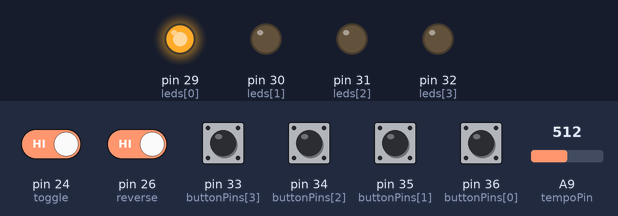
A sketch run on a simulated Teensy 4. Shown: output pins drawn as LEDs (lit = HIGH). Dashed ring = blinking. The test bench sets the inputs (shaded band); at power-on: pin 24 (toggle), pin 26 (reverse) HIGH, pin 33 (buttonPins[3]), pin 34 (buttonPins[2]), pin 35 (buttonPins[1]), pin 36 (buttonPins[0]) LOW, A9 (tempoPin) = 512.

Above: at 1.2 s.
1.3 s: pin 24 (toggle) driven LOW
At 1.7 s:
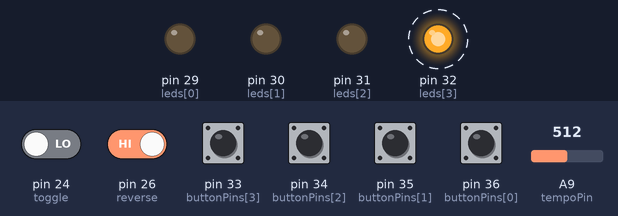
At 2.2 s:
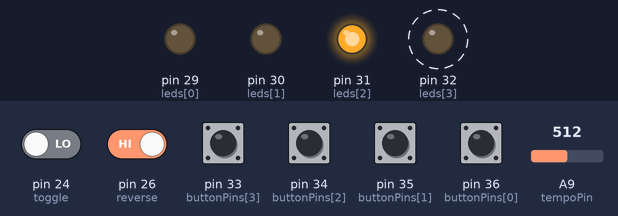
4.3 s: A9 (tempoPin) set to 0
At 4.6 s:
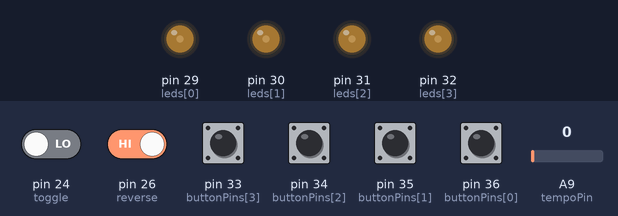
7.3 s: pin 34 (buttonPins[2]) pulled HIGH for 0.15 s
At 7.95 s:
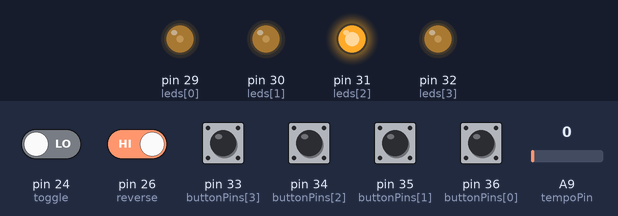
10.3 s: pin 26 (reverse) driven LOW
13.3 s: A9 (tempoPin) set to 122
16.3 s: pin 33 (buttonPins[3]) pulled HIGH for 0.15 s
Timing chart, 0 to 20.3 s (numbered marks = the images above; inputs shaded):
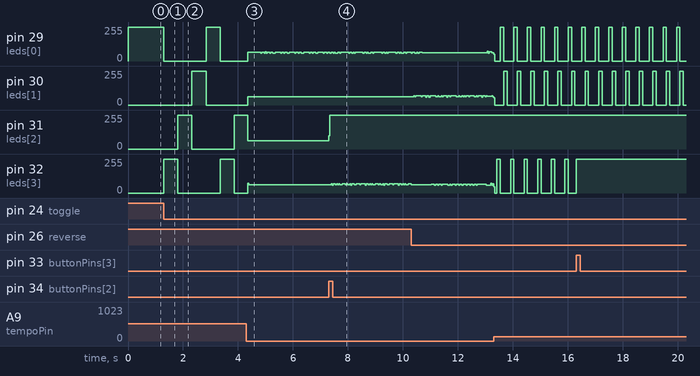

Measured:
- after the input at 1.3 s, pin 29 (leds[0]): 255/255 → 0/255 at once, → 255/255 1.5 s later, → 0/255 0.51 s later; pin 30 (leds[1]): 0/255 → 255/255 after 1.0 s, → 0/255 0.51 s later

The sketch:

stepsequencer.ino
```cpp
int toggle = 24; //Quantize switch
int reverse = 26; // Reverse switvh
int buttonPins[4] = {36, 35, 34, 33};
int tempoPin = A9; // Anolog pin of the tempo potentiometer
int tempoVal = 0;
int mappedTempoVal = 0;
int leds[4] = {29, 30, 31, 32 }; // Array of the four LEDs
int tempo = 0;
int currentStep = 0;
int MidiVals[4] = {36 ,42, 38 , 42 }; // Array of the four MIDI values
unsigned long lastStepTime = 0;
boolean lastButtonStates[4] = {LOW, LOW, LOW, LOW};
boolean buttonStates[4] = {LOW, LOW, LOW, LOW};
boolean on[4] = {false, false, false, false};

void setup() {
  for (int i = 0; i < 4; i++) {
    pinMode(leds[i], OUTPUT);
    pinMode(buttonPins[i], INPUT);
  }
  pinMode(tempoPin, INPUT);
  // pinMode(buttonPin1, INPUT);
  pinMode(toggle, INPUT);
  pinMode(reverse, INPUT);
}

void checkButtons() {
  for (int i = 0; i < 4; i++) {
    lastButtonStates[i] = buttonStates[i];
    buttonStates[i] = digitalRead(buttonPins[i]);
    if (buttonStates[i] == HIGH && lastButtonStates[i] == LOW) {
      if (on[i] == false) {
        on[i] = true;
      } else if (on[i] == true) {
        on[i] = false;
      }
    }
  }
}
void setLed() {
  for (int i = 0; i < 4; i++) {
    if (on[i] == true) {
      digitalWrite(leds[i], HIGH);
    } else if (currentStep == i) {
      digitalWrite(leds[i], HIGH);
    } else if (on[i] == false) {
      digitalWrite(leds[i], LOW);
    }
  }
}

void buttonLeds() {
  checkButtons();
  setLed();
}

void sequenceForward() {
  tempo = analogRead(A9);
  if (millis() > lastStepTime + tempo) {   //if its time to go to the next step...
    //digitalWrite(leds[currentStep], LOW);  //turn off the current led
    usbMIDI.sendNoteOff(MidiVals[currentStep], 0, 1);
    currentStep = currentStep + 1;         //increment to the next step
    if (currentStep > 3) {
      currentStep = 0;
    }
    //digitalWrite(leds[currentStep], HIGH); //turn on the new led
    if (on[currentStep] == true) {
      usbMIDI.sendNoteOn(MidiVals[currentStep], 127, 1);
    }
    lastStepTime = millis();               //set lastStepTime to the current time
  }
}

void sequenceBackward() {
  tempo = analogRead(A9);

  if (millis() > lastStepTime + tempo) {   //if its time to go to the next step...
    //digitalWrite(leds[currentStep], LOW);  //turn off the current led
    usbMIDI.sendNoteOff(MidiVals[currentStep], 0, 1);
    currentStep = currentStep - 1;         //increment to the next step
    if (currentStep < 0) {
      currentStep = 3;
    }
    if (on[currentStep] == true) {
      usbMIDI.sendNoteOn(MidiVals[currentStep], 127, 1);
    }
    lastStepTime = millis();               //set lastStepTime to the current time
  }
}

void loop () {

  buttonLeds();
  if (digitalRead(reverse) == LOW) {
    if (digitalRead(toggle) == LOW) {
      sequenceForward();
    }
  }  else if (digitalRead(reverse) == HIGH) {
    if (digitalRead(toggle) ==  LOW) {
      sequenceBackward();
    }
  }
}
```
